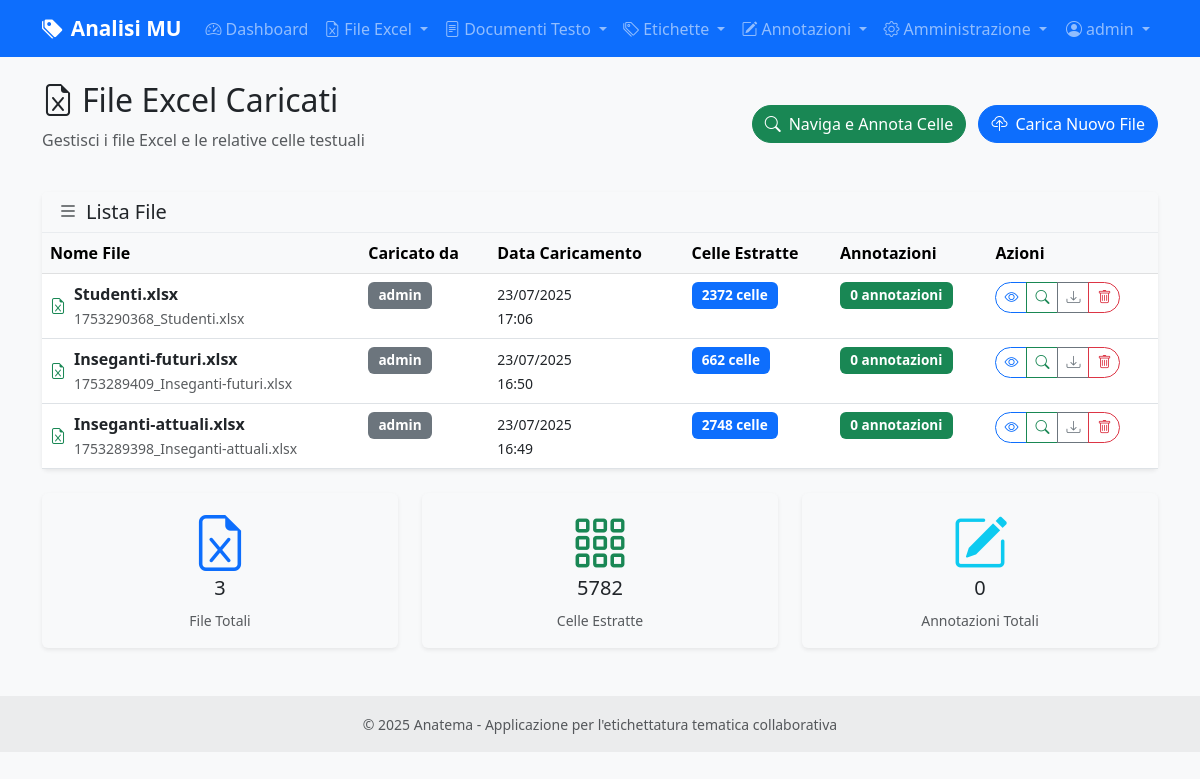
Page /excel/files (signed in) on the committed database.
### models.py (models this page shows, shortened)
class User(UserMixin, db.Model):
    id = db.Column(db.Integer, primary_key=True)
    username = db.Column(db.String(80), unique=True, nullable=False)
    email = db.Column(db.String(120), unique=True, nullable=False)
    password_hash = db.Column(db.String(255), nullable=False)
    role = db.Column(db.String(20), default='annotatore')  # 'amministratore' o 'annotatore'
    is_active = db.Column(db.Boolean, default=True)
    last_login = db.Column(db.DateTime)
    created_at = db.Column(db.DateTime, default=datetime.utcnow)
    updated_at = db.Column(db.DateTime, default=datetime.utcnow, onupdate=datetime.utcnow)
    annotations = db.relationship('CellAnnotation', foreign_keys='CellAnnotation.user_id', backref='user', lazy=True)
    def can_manage_users(self):
        return self.role == 'amministratore'

class ExcelFile(db.Model):
    id = db.Column(db.Integer, primary_key=True)
    filename = db.Column(db.String(255), nullable=False)
    original_filename = db.Column(db.String(255), nullable=False)
    file_path = db.Column(db.String(500), nullable=False)
    uploaded_by = db.Column(db.Integer, db.ForeignKey('user.id'), nullable=False)
    uploaded_at = db.Column(db.DateTime, default=datetime.utcnow)
    uploader = db.relationship('User', backref='uploaded_files')
    text_cells = db.relationship('TextCell', backref='excel_file', lazy=True, cascade='all, delete-orphan')

### routes/excel.py (the view)
@excel_bp.route('/files')
@login_required
def list_files():
    page = request.args.get('page', 1, type=int)
    files = ExcelFile.query.order_by(ExcelFile.uploaded_at.desc()).paginate(
        page=page, per_page=10, error_out=False
    )
    return render_template('excel/list_files.html', files=files)

### templates/excel/list_files.html (shortened to what this page needs)
{% extends "base.html" %}
{% block content %}
<div class="row mb-4">
    <div class="col-12">
        <div class="d-flex justify-content-between align-items-center">
            <div>
                <h2>
                    <i class="bi bi-file-earmark-excel me-2"></i>File Excel Caricati
                </h2>
                <p class="text-muted">Gestisci i file Excel e le relative celle testuali</p>
            </div>
            <div>
                <a href="{{ url_for('annotation.browse_annotations') }}" class="btn btn-success me-2">
                    <i class="bi bi-search me-2"></i>Naviga e Annota Celle
                </a>
                <a href="{{ url_for('excel.upload') }}" class="btn btn-primary">
                    <i class="bi bi-cloud-upload me-2"></i>Carica Nuovo File
                </a>
            </div>
        </div>
    </div>
</div>
{% if files.items %}
<div class="row">
    <div class="col-12">
        <div class="card">
            <div class="card-header">
                <h5 class="mb-0">
                    <i class="bi bi-list me-2"></i>Lista File
                </h5>
            </div>
            <div class="card-body p-0">
                <div class="table-responsive">
                    <table class="table table-hover mb-0">
                        <thead class="table-light">
                            <tr>
                                <th>Nome File</th>
                                <th>Caricato da</th>
                                <th>Data Caricamento</th>
                                <th>Celle Estratte</th>
                                <th>Annotazioni</th>
                                <th>Azioni</th>
                            </tr>
                        </thead>
                        <tbody>
                            {% for file in files.items %}
                            <tr>
                                <td>
                                    <div class="d-flex align-items-center">
                                        <i class="bi bi-file-earmark-excel text-success me-2"></i>
                                        <div>
                                            <strong>{{ file.original_filename }}</strong>
                                            <br>
                                            <small class="text-muted">{{ file.filename }}</small>
                                        </div>
                                    </div>
                                </td>
                                <td>
                                    <span class="badge bg-secondary">{{ file.uploader.username }}</span>
                                </td>
                                <td>
                                    <small>{{ file.uploaded_at.strftime('%d/%m/%Y<br>%H:%M')|safe }}</small>
                                </td>
                                <td>
                                    <span class="badge bg-primary">{{ file.text_cells|length }} celle</span>
                                </td>
                                <td>
                                    {% set total_annotations = file.text_cells|map(attribute='annotations')|map('length')|sum %}
                                    <span class="badge bg-success">{{ total_annotations }} annotazioni</span>
                                </td>
                                <td>
                                    <div class="btn-group btn-group-sm" role="group">
                                        <a href="{{ url_for('excel.view_file', file_id=file.id) }}"
                                           class="btn btn-outline-primary"
                                           title="Visualizza file">
                                            <i class="bi bi-eye"></i>
                                        </a>
                                        <a href="{{ url_for('annotation.browse_annotations', file_id=file.id) }}"
                                           class="btn btn-outline-success"
                                           title="Naviga e annota celle">
                                            <i class="bi bi-search"></i>
                                        </a>
                                        <a href="{{ url_for('excel.download_file', file_id=file.id) }}"
                                           class="btn btn-outline-secondary"
                                           title="Scarica file">
                                            <i class="bi bi-download"></i>
                                        </a>
                                        {% if current_user == file.uploader or current_user.is_admin %}
                                        <button type="button"
                                                class="btn btn-outline-danger"
                                                title="Elimina file"
                                                onclick="confirmDelete('{{ file.original_filename }}', '{{ url_for('excel.delete_file', file_id=file.id) }}')">
                                            <i class="bi bi-trash"></i>
                                        </button>
                                        {% endif %}
                                    </div>
                                </td>
                            </tr>
                            {% endfor %}
                        </tbody>
                    </table>
                </div>
            </div>
        </div>
    </div>
</div>
{% endif %}
<div class="row mt-4">
    <div class="col-md-4">
        <div class="card bg-light">
            <div class="card-body text-center">
                <i class="bi bi-file-earmark-excel display-4 text-primary mb-2"></i>
                <h5>{{ files.total }}</h5>
                <small class="text-muted">File Totali</small>
            </div>
        </div>
    </div>
    <div class="col-md-4">
        <div class="card bg-light">
            <div class="card-body text-center">
                <i class="bi bi-grid-3x3-gap display-4 text-success mb-2"></i>
                <h5>
                    {% set total_cells = files.items|map(attribute='text_cells')|map('length')|sum %}
                    {{ total_cells }}
                </h5>
                <small class="text-muted">Celle Estratte</small>
            </div>
        </div>
    </div>
    <div class="col-md-4">
        <div class="card bg-light">
            <div class="card-body text-center">
                <i class="bi bi-pencil-square display-4 text-info mb-2"></i>
                <h5>
                    {% set total_annotations = files.items|map(attribute='text_cells')|map('map', attribute='annotations')|map('map', 'length')|map('sum')|sum %}
                    {{ total_annotations }}
                </h5>
                <small class="text-muted">Annotazioni Totali</small>
            </div>
        </div>
    </div>
</div>
{% endblock %}

### templates/base.html (shortened to what this page needs)
<!DOCTYPE html>
<html lang="it">
<head>
    <link href="https://cdn.jsdelivr.net/npm/bootstrap@5.3.0/dist/css/bootstrap.min.css" rel="stylesheet">
    <link href="https://cdn.jsdelivr.net/npm/bootstrap-icons@1.10.0/font/bootstrap-icons.css" rel="stylesheet">
    <link href="{{ url_for('static', filename='css/style.css') }}" rel="stylesheet">
</head>
<body>
    <nav class="navbar navbar-expand-lg navbar-dark bg-primary">
        <div class="container">
            <a class="navbar-brand" href="{{ url_for('main.index') }}">
                <i class="bi bi-tags-fill me-2"></i>Analisi MU
            </a>
            <div class="collapse navbar-collapse" id="navbarNav">
                <ul class="navbar-nav me-auto">
                    {% if current_user.is_authenticated %}
                    <li class="nav-item">
                        <a class="nav-link" href="{{ url_for('main.dashboard') }}">
                            <i class="bi bi-speedometer2 me-1"></i>Dashboard
                        </a>
                    </li>
                    <li class="nav-item dropdown">
                        <a class="nav-link dropdown-toggle" href="#" id="excelDropdown" role="button" data-bs-toggle="dropdown">
                            <i class="bi bi-file-earmark-excel me-1"></i>File Excel
                        </a>
                    </li>
                    <li class="nav-item dropdown">
                        <a class="nav-link dropdown-toggle" href="#" id="textDocsDropdown" role="button" data-bs-toggle="dropdown">
                            <i class="bi bi-file-text me-1"></i>Documenti Testo
                        </a>
                    </li>
                    <li class="nav-item dropdown">
                        <a class="nav-link dropdown-toggle" href="#" id="labelsDropdown" role="button" data-bs-toggle="dropdown">
                            <i class="bi bi-tags me-1"></i>Etichette
                        </a>
                    </li>
                    <li class="nav-item dropdown">
                        <a class="nav-link dropdown-toggle" href="#" id="annotationDropdown" role="button" data-bs-toggle="dropdown">
                            <i class="bi bi-pencil-square me-1"></i>Annotazioni
                        </a>
                    </li>
                    {% if current_user.can_manage_users() %}
                    <li class="nav-item dropdown">
                        <a class="nav-link dropdown-toggle" href="#" id="adminDropdown" role="button" data-bs-toggle="dropdown">
                            <i class="bi bi-gear me-1"></i>Amministrazione
                        </a>
                    </li>
                    {% endif %}
                    {% endif %}
                </ul>
                <ul class="navbar-nav">
                    {% if current_user.is_authenticated %}
                    <li class="nav-item dropdown">
                        <a class="nav-link dropdown-toggle" href="#" id="userDropdown" role="button" data-bs-toggle="dropdown">
                            <i class="bi bi-person-circle me-1"></i>{{ current_user.username }}
                        </a>
                    </li>
                    {% endif %}
                </ul>
            </div>
        </div>
    </nav>
    <main class="container my-4">
        {% block content %}{% endblock %}
    </main>
    <footer class="bg-light text-center text-lg-start mt-5">
        <div class="text-center p-3" style="background-color: rgba(0, 0, 0, 0.05);">
            <small class="text-muted">
                © 2025 Anatema - Applicazione per l'etichettatura tematica collaborativa
            </small>
        </div>
    </footer>
</body>
</html>

### static/css/style.css (style rules this page uses)
:root { --primary-color: #007bff; --success-color: #28a745; --warning-color: #ffc107; --danger-color: #dc3545; --info-color: #17a2b8; --light-color: #f8f9fa; --dark-color: #343a40; }
body { font-family: 'Segoe UI', Tahoma, Geneva, Verdana, sans-serif; background-color: #f8f9fa; }
.navbar-brand { font-weight: 600; font-size: 1.3rem; }
.card { border: none; box-shadow: 0 0.125rem 0.25rem rgba(0, 0, 0, 0.075); transition: box-shadow 0.15s ease-in-out; }
.card-header { background-color: #f8f9fa; border-bottom: 1px solid #e9ecef; font-weight: 600; }
.btn { border-radius: 50px; font-weight: 500; transition: all 0.2s ease; }
.badge { font-size: 0.85em; padding: 0.5em 0.75em; }

### rows in the picture
User: username "admin"
ExcelFile: original_filename "Studenti.xlsx", filename "1753290368_Studenti.xlsx", uploader.username "admin", uploaded_at "23/07/2025 17:06", text_cells|length "2372", total_annotations "0"
ExcelFile: original_filename "Inseganti-futuri.xlsx", filename "1753289409_Inseganti-futuri.xlsx", uploader.username "admin", uploaded_at "23/07/2025 16:50", text_cells|length "662", total_annotations "0"
ExcelFile: original_filename "Inseganti-attuali.xlsx", filename "1753289398_Inseganti-attuali.xlsx", uploader.username "admin", uploaded_at "23/07/2025 16:49", text_cells|length "2748", total_annotations "0"

### other values in the picture
{{ files.total }} "3"
{{ total_cells }} "5782"
{{ total_annotations }} "0"
